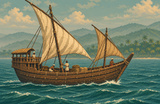
#> input picture tide-pact/art/aden-ship.jpg, 160 x 104 px
$ python -i make_chart_style.py   (imports and definitions only)
#> lines starting #> are read from the running program, lines starting #| are printed output that depends on the picture
"""Pack generated materials, overhead ships and brass controls for the helm chart."""
import argparse
from pathlib import Path

from PIL import Image, ImageOps

from make_art import ASSETS, pack_icons, texture_bytes

TILE_SIZE = 32
SHIP_CELL = 24


def quadrants(image, columns, rows):
    for i in range(columns * rows):
        col, row = i % columns, i // columns
        yield image.crop((image.width * col // columns, image.height * row // rows,
                          image.width * (col + 1) // columns, image.height * (row + 1) // rows))


def materials(path):
#> called with path = '../art/aden-ship.jpg'
    source = Image.open(path).convert("L")
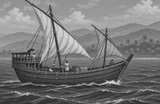
#> source: PIL image 160x104 L; min 22, max 221, mean 120.2
    shades = bytearray()
    for cell in quadrants(source, 2, 2):
        inset_x, inset_y = cell.width // 12, cell.height // 12
        sample = cell.crop((inset_x, inset_y, cell.width - inset_x, cell.height - inset_y))
        levels = sample.resize((TILE_SIZE, TILE_SIZE), Image.Resampling.LANCZOS).tobytes()
        ranked = sorted(levels)
        low, high = ranked[len(ranked) // 9], ranked[len(ranked) * 8 // 9]
        span = max(10, high - low)
        shades.extend(max(0, min(15, (value - low) * 15 // span)) for value in levels)
#> this loop made 4 passes
#> (low, high, span) on passes 1 to 4: (130, 190, 60), (115, 172, 57), (54, 120, 66), (61, 122, 61)
#> pass 1, in materials, `sample = cell.crop((inset_x, inset_y, cell.width - inset_x, cell.heigh..`:
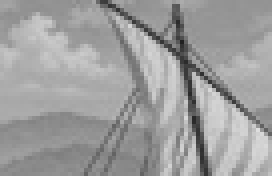
#> sample: PIL image 68x44 L (shown 4 times larger); min 33, max 221, mean 157.8
#> pass 2, in materials, `sample = cell.crop((inset_x, inset_y, cell.width - inset_x, cell.heigh..`:
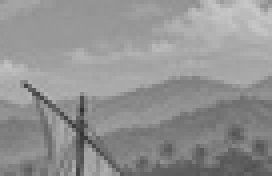
#> sample: PIL image 68x44 L (shown 4 times larger); min 47, max 200, mean 145.6
#> pass 3, in materials, `sample = cell.crop((inset_x, inset_y, cell.width - inset_x, cell.heigh..`:
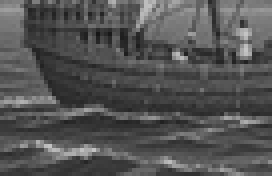
#> sample: PIL image 68x44 L (shown 4 times larger); min 22, max 196, mean 83.3
    packed = bytes(a | b << 4 for a, b in zip(shades[::2], shades[1::2]))
    (ASSETS / "chart_materials.pxi").write_bytes(packed)


def fleet(path):
    source = Image.open(path).convert("RGBA")
    sheet = Image.new("RGBA", (160, 104))
    sizes = ((12, 18), (15, 20), (17, 21))
    for hull, cell in enumerate(quadrants(source, 3, 1)):
        alpha = cell.getchannel("A")
        bounds = alpha.point(lambda value: 255 if value >= 150 else 0).getbbox()
        if not bounds or alpha.getextrema()[0] > 100:
            raise ValueError(f"Hull {hull + 1} requires a visible ship surrounded by transparency")
        sprite = ImageOps.contain(cell.crop(bounds), sizes[hull], Image.Resampling.LANCZOS)
        frame = Image.new("RGBA", (SHIP_CELL, SHIP_CELL))
        frame.paste(sprite, ((SHIP_CELL - sprite.width) // 2, (SHIP_CELL - sprite.height) // 2))
        for heading in range(8):
            i = hull * 8 + heading
            pose = frame.rotate(-45 * heading, Image.Resampling.BICUBIC)
            sheet.paste(pose, (i % 6 * SHIP_CELL, i // 6 * SHIP_CELL))
    (ASSETS.parent / "assets" / "sea" / "chart-fleet.pxi").write_bytes(texture_bytes(sheet))


def main():
    parser = argparse.ArgumentParser(description=__doc__)
    parser.add_argument("materials", type=Path)
    parser.add_argument("fleet", type=Path)
    parser.add_argument("controls", type=Path)
    args = parser.parse_args()
    materials(args.materials)
    fleet(args.fleet)
    pack_icons(args.controls, "helm_icons", 4, 2, 22, alpha_cutoff=126)


# [2 lines not run here, left out]

>>> result = materials('../art/aden-ship.jpg')

$ run again, on tide-pact/art/calicut.jpg
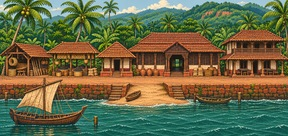
#> input picture tide-pact/art/calicut.jpg, 288 x 136 px
#> in materials, `source = Image.open(path).convert("L")`:
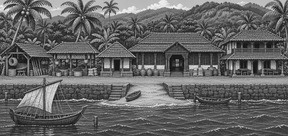
#> source: PIL image 288x136 L; min 12, max 244, mean 100.5
#> the loop in materials, `for cell in quadrants(source, 2, 2):` made 4 passes
#> (low, high, span) on passes 1 to 4: (58, 133, 75), (58, 120, 62), (64, 164, 100), (69, 157, 88)
#> pass 3, in materials, `sample = cell.crop((inset_x, inset_y, cell.width - inset_x, cell.heigh..`:
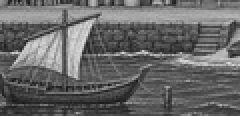
#> sample: PIL image 120x58 L (shown 2 times larger); min 20, max 223, mean 103.3

$ run again, on tide-pact/art/driftwood.jpg
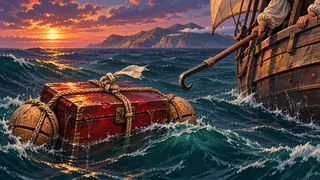
#> input picture tide-pact/art/driftwood.jpg, 320 x 180 px
#> in materials, `source = Image.open(path).convert("L")`:
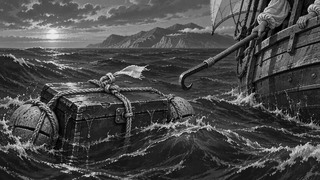
#> source: PIL image 320x180 L; min 0, max 242, mean 72.5
#> the loop in materials, `for cell in quadrants(source, 2, 2):` made 4 passes
#> (low, high, span) on passes 1 to 4: (53, 150, 97), (36, 120, 84), (26, 110, 84), (30, 112, 82)
#> pass 3, in materials, `sample = cell.crop((inset_x, inset_y, cell.width - inset_x, cell.heigh..`:
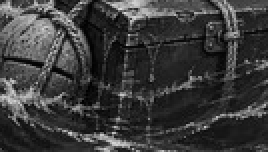
#> sample: PIL image 134x76 L (shown 2 times larger); min 0, max 219, mean 58.8
